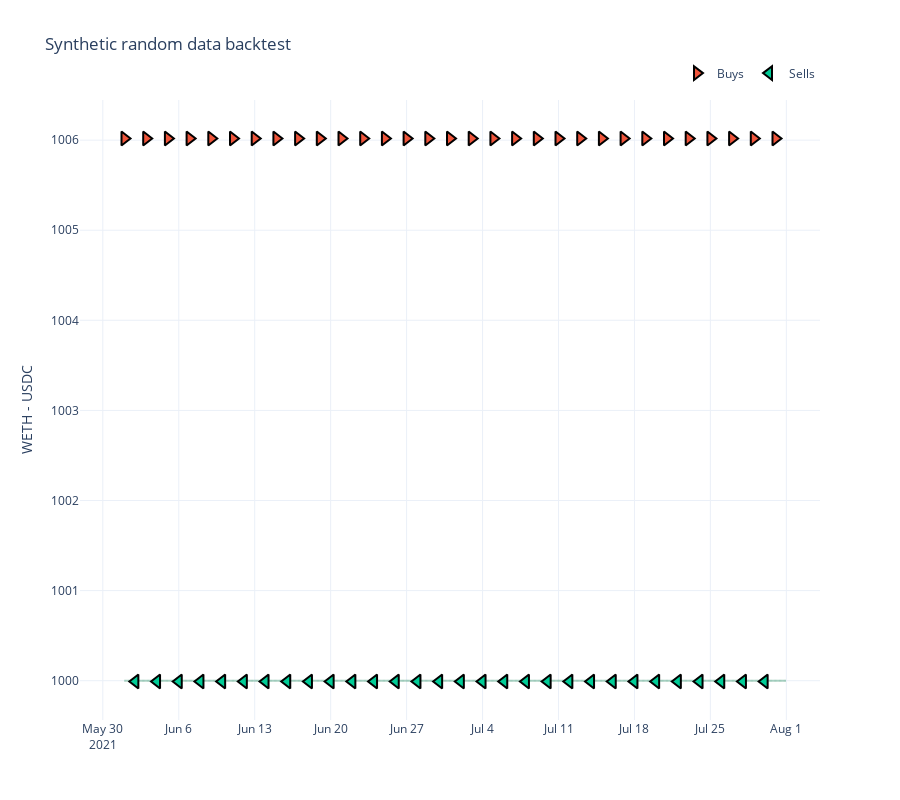

Notebook source saved alongside this figure:
### Markdown cell above
## Examine backtest results

Examine `state` that contains all actions the trade executor took.

We plot out a chart that shows
- When the strategy made buys or sells
- Mouse hovers show the fees paid

### Code cell
from tradeexecutor.visual.single_pair import visualise_single_pair

figure = visualise_single_pair(state, universe.universe.candles)

figure.show()

### Figure 1 — Plotly figure (JSON) as saved in the notebook; plotly's stock layout.template omitted (floating-point values rounded to 4 significant figures; data arrays with more than 128 entries replaced by an {"elided": "..."} marker saying what was removed)
{"data": [{"close": {"elided": "1464 float values"}, "high": {"elided": "1464 float values"}, "low": {"elided": "1464 float values"}, "open": {"elided": "1464 float values"}, "showlegend": false, "text": {"elided": "1464 str values"}, "x": {"elided": "1464 str values"}, "type": "candlestick", "xaxis": "x", "yaxis": "y"}, {"marker": {"line": {"color": "black", "width": 2}, "size": 12, "symbol": "triangle-right"}, "mode": "markers", "name": "Buys", "text": ["Buy WETH @ 1006.0180541624874 <br>Swap fee: $1.50", "Buy WETH @ 1006.0180541624874 <br>Swap fee: $2.25", "Buy WETH @ 1006.0180541624874 <br>Swap fee: $3.00", "Buy WETH @ 1006.0180541624874 <br>Swap fee: $2.25", "Buy WETH @ 1006.0180541624874 <br>Swap fee: $0.75", "Buy WETH @ 1006.0180541624874 <br>Swap fee: $2.25", "Buy WETH @ 1006.0180541624874 <br>Swap fee: $0.75", "Buy WETH @ 1006.0180541624874 <br>Swap fee: $1.50", "Buy WETH @ 1006.0180541624874 <br>Swap fee: $2.25", "Buy WETH @ 1006.0180541624874 <br>Swap fee: $2.25", "Buy WETH @ 1006.0180541624874 <br>Swap fee: $0.75", "Buy WETH @ 1006.0180541624874 <br>Swap fee: $3.00", "Buy WETH @ 1006.0180541624874 <br>Swap fee: $1.50", "Buy WETH @ 1006.0180541624874 <br>Swap fee: $3.00", "Buy WETH @ 1006.0180541624874 <br>Swap fee: $3.00", "Buy WETH @ 1006.0180541624874 <br>Swap fee: $3.00", "Buy WETH @ 1006.0180541624874 <br>Swap fee: $3.00", "Buy WETH @ 1006.0180541624874 <br>Swap fee: $1.50", "Buy WETH @ 1006.0180541624874 <br>Swap fee: $3.00", "Buy WETH @ 1006.0180541624874 <br>Swap fee: $0.75", "Buy WETH @ 1006.0180541624874 <br>Swap fee: $3.00", "Buy WETH @ 1006.0180541624874 <br>Swap fee: $3.00", "Buy WETH @ 1006.0180541624874 <br>Swap fee: $0.75", "Buy WETH @ 1006.0180541624874 <br>Swap fee: $1.50", "Buy WETH @ 1006.0180541624874 <br>Swap fee: $1.50", "Buy WETH @ 1006.0180541624874 <br>Swap fee: $1.50", "Buy WETH @ 1006.0180541624874 <br>Swap fee: $2.25", "Buy WETH @ 1006.0180541624874 <br>Swap fee: $1.50", "Buy WETH @ 1006.0180541624874 <br>Swap fee: $0.75", "Buy WETH @ 1006.0180541624874 <br>Swap fee: $0.75", "Buy WETH @ 1006.0180541624874 <br>Swap fee: $2.25"], "x": ["2021-07-31T00:00:00", "2021-06-01T00:00:00", "2021-06-03T00:00:00", "2021-06-05T00:00:00", "2021-06-07T00:00:00", "2021-06-09T00:00:00", "2021-06-11T00:00:00", "2021-06-13T00:00:00", "2021-06-15T00:00:00", "2021-06-17T00:00:00", "2021-06-19T00:00:00", "2021-06-21T00:00:00", "2021-06-23T00:00:00", "2021-06-25T00:00:00", "2021-06-27T00:00:00", "2021-06-29T00:00:00", "2021-07-01T00:00:00", "2021-07-03T00:00:00", "2021-07-05T00:00:00", "2021-07-07T00:00:00", "2021-07-09T00:00:00", "2021-07-11T00:00:00", "2021-07-13T00:00:00", "2021-07-15T00:00:00", "2021-07-17T00:00:00", "2021-07-19T00:00:00", "2021-07-21T00:00:00", "2021-07-23T00:00:00", "2021-07-25T00:00:00", "2021-07-27T00:00:00", "2021-07-29T00:00:00"], "y": [1006.0, 1006.0, 1006.0, 1006.0, 1006.0, 1006.0, 1006.0, 1006.0, 1006.0, 1006.0, 1006.0, 1006.0, 1006.0, 1006.0, 1006.0, 1006.0, 1006.0, 1006.0, 1006.0, 1006.0, 1006.0, 1006.0, 1006.0, 1006.0, 1006.0, 1006.0, 1006.0, 1006.0, 1006.0, 1006.0, 1006.0], "type": "scatter", "xaxis": "x", "yaxis": "y"}, {"marker": {"line": {"color": "black", "width": 2}, "size": 12, "symbol": "triangle-left"}, "mode": "markers", "name": "Sells", "text": ["Sell WETH @ 999.9909999999999 <br>Swap fee: $2.24", "Sell WETH @ 999.9909999999999 <br>Swap fee: $2.98", "Sell WETH @ 999.9909999999999 <br>Swap fee: $2.24", "Sell WETH @ 999.9909999999999 <br>Swap fee: $0.75", "Sell WETH @ 999.9909999999999 <br>Swap fee: $2.24", "Sell WETH @ 999.9909999999999 <br>Swap fee: $0.75", "Sell WETH @ 999.9909999999999 <br>Swap fee: $1.49", "Sell WETH @ 999.9909999999999 <br>Swap fee: $2.24", "Sell WETH @ 999.9909999999999 <br>Swap fee: $2.24", "Sell WETH @ 999.9909999999999 <br>Swap fee: $0.75", "Sell WETH @ 999.9909999999999 <br>Swap fee: $2.98", "Sell WETH @ 999.9909999999999 <br>Swap fee: $1.49", "Sell WETH @ 999.9909999999999 <br>Swap fee: $2.98", "Sell WETH @ 999.9909999999999 <br>Swap fee: $2.98", "Sell WETH @ 999.9909999999999 <br>Swap fee: $2.98", "Sell WETH @ 999.9909999999999 <br>Swap fee: $2.98", "Sell WETH @ 999.9909999999999 <br>Swap fee: $1.49", "Sell WETH @ 999.9909999999999 <br>Swap fee: $2.98", "Sell WETH @ 999.9909999999999 <br>Swap fee: $0.75", "Sell WETH @ 999.9909999999999 <br>Swap fee: $2.98", "Sell WETH @ 999.9909999999999 <br>Swap fee: $2.98", "Sell WETH @ 999.9909999999999 <br>Swap fee: $0.75", "Sell WETH @ 999.9909999999999 <br>Swap fee: $1.49", "Sell WETH @ 999.9909999999999 <br>Swap fee: $1.49", "Sell WETH @ 999.9909999999999 <br>Swap fee: $1.49", "Sell WETH @ 999.9909999999999 <br>Swap fee: $2.24", "Sell WETH @ 999.9909999999999 <br>Swap fee: $1.49", "Sell WETH @ 999.9909999999999 <br>Swap fee: $0.75", "Sell WETH @ 999.9909999999999 <br>Swap fee: $0.75", "Sell WETH @ 999.9909999999999 <br>Swap fee: $2.24"], "x": ["2021-06-02T00:00:00", "2021-06-04T00:00:00", "2021-06-06T00:00:00", "2021-06-08T00:00:00", "2021-06-10T00:00:00", "2021-06-12T00:00:00", "2021-06-14T00:00:00", "2021-06-16T00:00:00", "2021-06-18T00:00:00", "2021-06-20T00:00:00", "2021-06-22T00:00:00", "2021-06-24T00:00:00", "2021-06-26T00:00:00", "2021-06-28T00:00:00", "2021-06-30T00:00:00", "2021-07-02T00:00:00", "2021-07-04T00:00:00", "2021-07-06T00:00:00", "2021-07-08T00:00:00", "2021-07-10T00:00:00", "2021-07-12T00:00:00", "2021-07-14T00:00:00", "2021-07-16T00:00:00", "2021-07-18T00:00:00", "2021-07-20T00:00:00", "2021-07-22T00:00:00", "2021-07-24T00:00:00", "2021-07-26T00:00:00", "2021-07-28T00:00:00", "2021-07-30T00:00:00"], "y": [1000.0, 1000.0, 1000.0, 1000.0, 1000.0, 1000.0, 1000.0, 1000.0, 1000.0, 1000.0, 1000.0, 1000.0, 1000.0, 1000.0, 1000.0, 1000.0, 1000.0, 1000.0, 1000.0, 1000.0, 1000.0, 1000.0, 1000.0, 1000.0, 1000.0, 1000.0, 1000.0, 1000.0, 1000.0, 1000.0], "type": "scatter", "xaxis": "x", "yaxis": "y"}], "layout": {"xaxis": {"anchor": "y", "domain": [0.0, 1.0], "rangeslider": {"visible": false}}, "yaxis": {"anchor": "x", "domain": [0.0, 1.0], "showgrid": true, "title": {"text": "WETH - USDC"}}, "height": 800, "title": {"text": "Synthetic random data backtest"}, "legend": {"orientation": "h", "yanchor": "bottom", "y": 1.02, "xanchor": "right", "x": 1}}}
